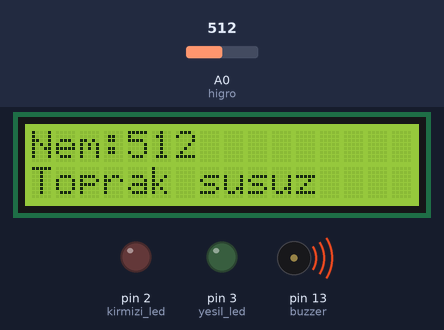
Bench run of a sketch on a simulated Arduino Uno, built with avr-gcc and run on an emulated ATmega328P. Shown: 16×2 character LCD, output pins drawn as LEDs (lit = HIGH), buzzer (waves = sounding, pin HIGH). Dashed ring = blinking. The inputs (shaded band) are chosen by the test bench; at power-on: A0 (higro) = 512.

Above: at 1.2 s.
1.3 s: A0 (higro) set to 482
At 2.4 s:
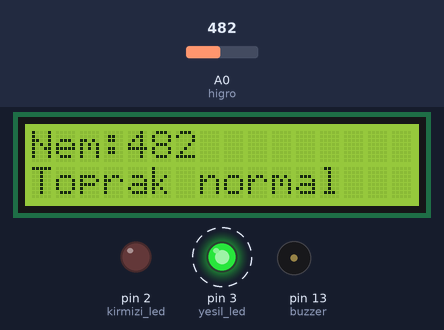
4.5 s: A0 (higro) set to 510
At 4.9 s:
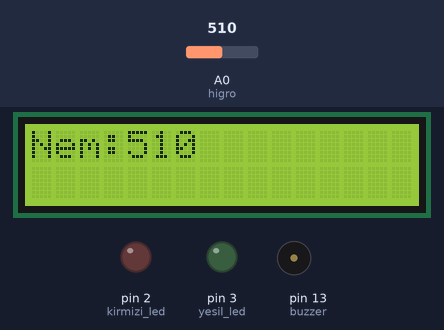
6.6 s: A0 (higro) set to 490
At 8.4 s:
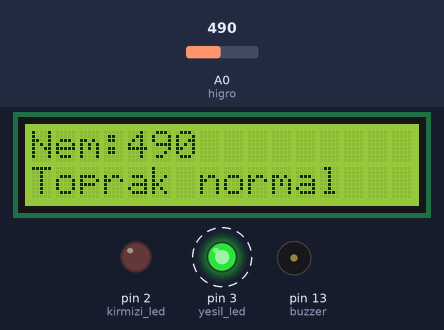
Timing chart, 0 to 15.0 s (numbered marks = the images above; inputs shaded):
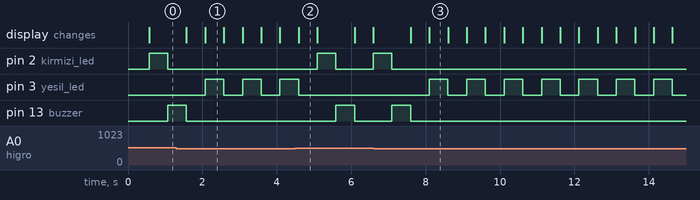

Measured:
- the behaviour switches between 501 and 500 on A0 (higro) (found by bisection; images 0 and 1)
- after the input at 1.3 s, pin 2 (kirmizi_led): stops changing and stays LOW; pin 3 (yesil_led): alternates HIGH for 0.50 s and LOW for 0.51 s, starting after 0.77 s; pin 13 (buzzer): goes on until 1.6 s, then stays LOW; the display: first changes after 0.27 s (image 1 shows a later state)
- after the input at 4.5 s, pin 2 (kirmizi_led): LOW → HIGH after 0.59 s, → LOW 0.50 s later, → HIGH 1.0 s later; pin 3 (yesil_led): goes on until 4.6 s, then stays LOW; pin 13 (buzzer): LOW → HIGH after 1.1 s, → LOW 0.50 s later; the display: changes after 0.09 s (image 2)
- after the input at 6.6 s, pin 2 (kirmizi_led): goes on until 7.1 s, then stays LOW; pin 3 (yesil_led): alternates HIGH for 0.50 s and LOW for 0.51 s, starting after 1.5 s; pin 13 (buzzer): goes on until 7.6 s, then stays LOW; the display: first changes after 1.0 s (image 3 shows a later state)
- what the display in image 1 shows lasts 0.5 s, from 2.1 s to 2.6 s

The sketch:

proje.ino
```cpp
#include <LiquidCrystal.h>
LiquidCrystal lcd(8,7,4,5,6,12);

const int higro=A0;
int kirmizi_led=2;
int yesil_led=3;
int buzzer=13;

int olcum_sonucu;

void setup()
{
  lcd.begin(16,2);
  pinMode(2,OUTPUT);
  pinMode(3,OUTPUT);
  pinMode(13,OUTPUT);
}
void loop()
{


  olcum_sonucu=analogRead(higro);
  lcd.clear();
  lcd.setCursor(0,0);
  lcd.print("Nem:");
  lcd.print(olcum_sonucu);
  delay(500);
  if(olcum_sonucu>500)
  {
    lcd.setCursor(0,1);
    lcd.print("Toprak susuz");
    digitalWrite(kirmizi_led,HIGH);
    delay(500);

    digitalWrite(kirmizi_led,LOW);
    digitalWrite(buzzer,HIGH);
    delay(500);
    digitalWrite(buzzer,LOW);
  }

  else
  {
    lcd.setCursor(0,1);
    lcd.print("Toprak normal");
    digitalWrite(yesil_led,HIGH);
    delay(500);
    digitalWrite(yesil_led,LOW);
  }

}
```
